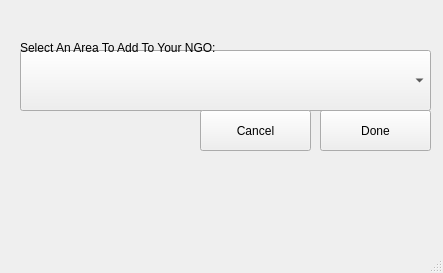
<?xml version="1.0" encoding="UTF-8"?>
<ui version="4.0">
 <class>MainWindow</class>
 <widget class="QMainWindow" name="MainWindow">
  <property name="geometry">
   <rect>
    <x>0</x>
    <y>0</y>
    <width>443</width>
    <height>273</height>
   </rect>
  </property>
  <property name="windowTitle">
   <string>MainWindow</string>
  </property>
  <widget class="QWidget" name="centralwidget">
   <widget class="QPushButton" name="areaDoneBtn">
    <property name="geometry">
     <rect>
      <x>320</x>
      <y>110</y>
      <width>111</width>
      <height>41</height>
     </rect>
    </property>
    <property name="text">
     <string>Done</string>
    </property>
   </widget>
   <widget class="QComboBox" name="areas">
    <property name="geometry">
     <rect>
      <x>20</x>
      <y>50</y>
      <width>411</width>
      <height>61</height>
     </rect>
    </property>
   </widget>
   <widget class="QLabel" name="label">
    <property name="geometry">
     <rect>
      <x>20</x>
      <y>40</y>
      <width>351</width>
      <height>16</height>
     </rect>
    </property>
    <property name="text">
     <string>Select An Area To Add To Your NGO:</string>
    </property>
   </widget>
   <widget class="QPushButton" name="areaCancelBtn">
    <property name="geometry">
     <rect>
      <x>200</x>
      <y>110</y>
      <width>111</width>
      <height>41</height>
     </rect>
    </property>
    <property name="text">
     <string>Cancel</string>
    </property>
   </widget>
  </widget>
  <widget class="QMenuBar" name="menubar">
   <property name="geometry">
    <rect>
     <x>0</x>
     <y>0</y>
     <width>443</width>
     <height>36</height>
    </rect>
   </property>
  </widget>
  <widget class="QStatusBar" name="statusbar"/>
 </widget>
 <resources/>
 <connections/>
</ui>
